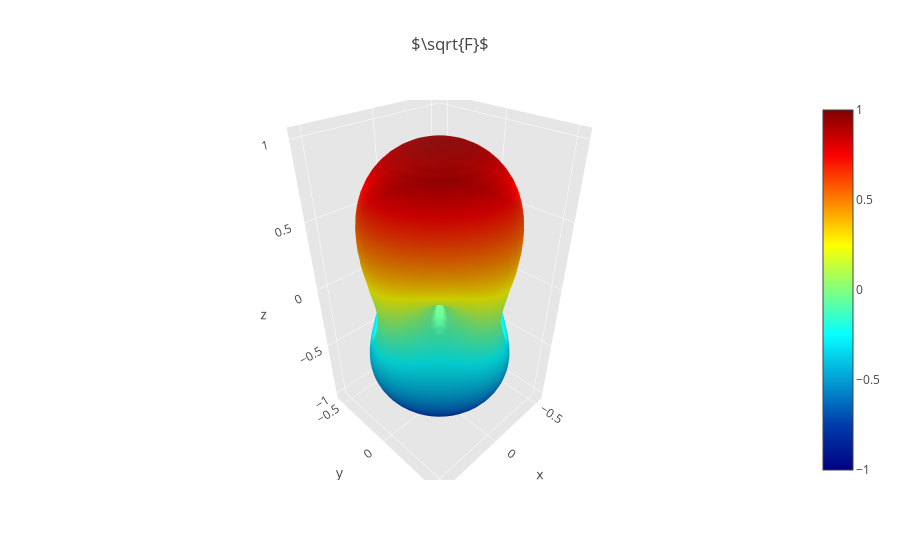

Notebook code for this chart:
### Markdown cell above
# |F| - Tesis

### Code cell
import numpy as np
import plotly.plotly
plotly.offline.init_notebook_mode(connected=True)
import plotly.offline as py
import plotly.graph_objs as go

# Compute theta and phi angles
theta_aux = np.linspace(0,np.pi,50)
phi_aux = np.linspace(0,2*np.pi,50)
psi = 0

# Compute grid for theta and phi
theta, phi  = np.meshgrid(theta_aux, phi_aux)

# tesis (Drago, s.f) eq 2.21
fp = (((0.5)*(1+ pow(np.cos(theta),2))*(np.cos(2*phi))*(np.cos(2*psi))) - ((np.cos(theta))*(np.sin(2*phi))*(np.sin(2*psi))))
fc = (((0.5)*(1+ pow(np.cos(theta),2))*(np.cos(2*phi))*(np.sin(2*psi))) + ((np.cos(theta))*(np.sin(2*phi))*(np.cos(2*psi))))
abs_f = (pow((pow(fp,2) + pow(fc,2)),0.5))
    
x = abs_f * np.cos(phi) * np.sin(theta)  # x = r*cos(phi)*sin(theta)
y = abs_f * np.sin(phi) * np.sin(theta)  # y = r*sin(phi)*sin(theta)
z = abs_f * np.cos(theta)                # z = np.cos(theta)

surface = go.Surface(x = x, y = y, z = z, colorscale = 'Jet')
data = [surface]

layout = go.Layout(
    title = '$\sqrt{F}$',
    scene = dict(
        xaxis = dict(
            gridcolor = 'rgb(255, 255, 255)',
            zerolinecolor = 'rgb(255, 255, 255)',
            showbackground = True,
            backgroundcolor = 'rgb(230, 230,230)'
        ),
        yaxis = dict(
            gridcolor = 'rgb(255, 255, 255)',
            zerolinecolor = 'rgb(255, 255, 255)',
            showbackground = True,
            backgroundcolor = 'rgb(230, 230,230)'
        ),
        zaxis = dict(
            gridcolor = 'rgb(255, 255, 255)',
            zerolinecolor = 'rgb(255, 255, 255)',
            showbackground = True,
            backgroundcolor = 'rgb(230, 230,230)'
        )
    )
)

fig = go.Figure(data = data, layout = layout)
py.iplot(fig, filename = 'f_tesis')

### Figure 1 — Plotly figure (JSON) as saved in the notebook; plotly's stock layout.template omitted (floating-point values rounded to 4 significant figures; data arrays with more than 128 entries replaced by an {"elided": "..."} marker saying what was removed)
{"data": [{"colorscale": "Jet", "type": "surface", "uid": "363ec53b-fc20-475f-93c5-4d473a959546", "x": {"elided": "50x50 float values"}, "y": {"elided": "50x50 float values"}, "z": {"elided": "50x50 float values"}}], "layout": {"scene": {"xaxis": {"backgroundcolor": "rgb(230, 230,230)", "gridcolor": "rgb(255, 255, 255)", "showbackground": true, "zerolinecolor": "rgb(255, 255, 255)"}, "yaxis": {"backgroundcolor": "rgb(230, 230,230)", "gridcolor": "rgb(255, 255, 255)", "showbackground": true, "zerolinecolor": "rgb(255, 255, 255)"}, "zaxis": {"backgroundcolor": "rgb(230, 230,230)", "gridcolor": "rgb(255, 255, 255)", "showbackground": true, "zerolinecolor": "rgb(255, 255, 255)"}}, "title": {"text": "$\\sqrt{F}$"}}}
